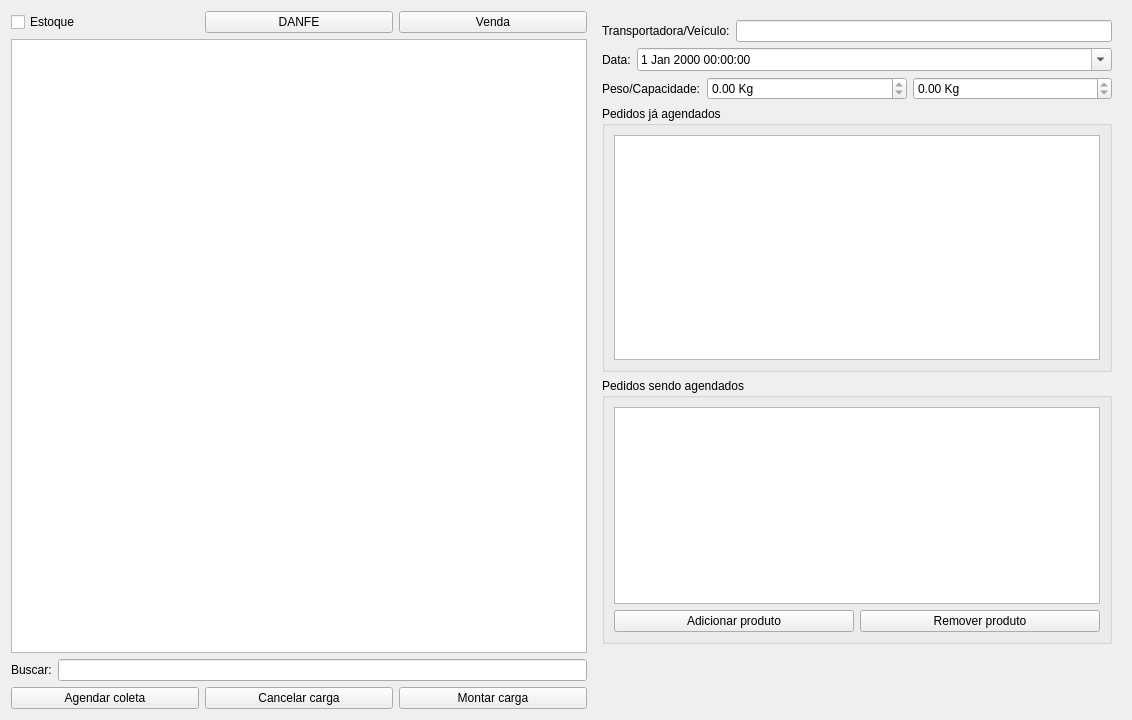
<?xml version="1.0" encoding="UTF-8"?>
<ui version="4.0">
 <class>WidgetLogisticaAgendarColeta</class>
 <widget class="QWidget" name="WidgetLogisticaAgendarColeta">
  <property name="geometry">
   <rect>
    <x>0</x>
    <y>0</y>
    <width>1132</width>
    <height>720</height>
   </rect>
  </property>
  <property name="windowTitle">
   <string>Form</string>
  </property>
  <layout class="QGridLayout" name="gridLayout_5">
   <item row="0" column="0" colspan="2">
    <layout class="QGridLayout" name="gridLayout_2">
     <item row="0" column="0">
      <widget class="QCheckBox" name="checkBoxEstoque">
       <property name="text">
        <string>Estoque</string>
       </property>
      </widget>
     </item>
     <item row="0" column="1">
      <widget class="QPushButton" name="pushButtonDanfe">
       <property name="text">
        <string>DANFE</string>
       </property>
      </widget>
     </item>
     <item row="0" column="2">
      <widget class="QPushButton" name="pushButtonVenda">
       <property name="text">
        <string>Venda</string>
       </property>
      </widget>
     </item>
    </layout>
   </item>
   <item row="0" column="2" rowspan="2">
    <widget class="QFrame" name="frameCaminhao">
     <layout class="QGridLayout" name="gridLayout">
      <item row="0" column="0">
       <layout class="QGridLayout" name="gridLayout_4">
        <item row="0" column="0">
         <widget class="QLabel" name="label">
          <property name="text">
           <string>Transportadora/Veículo:</string>
          </property>
         </widget>
        </item>
        <item row="0" column="1">
         <widget class="ItemBox" name="itemBoxVeiculo"/>
        </item>
       </layout>
      </item>
      <item row="1" column="0">
       <layout class="QGridLayout" name="gridLayout_7">
        <item row="0" column="0">
         <widget class="QLabel" name="label_4">
          <property name="sizePolicy">
           <sizepolicy hsizetype="Maximum" vsizetype="Preferred">
            <horstretch>0</horstretch>
            <verstretch>0</verstretch>
           </sizepolicy>
          </property>
          <property name="text">
           <string>Data:</string>
          </property>
         </widget>
        </item>
        <item row="0" column="1">
         <widget class="QDateTimeEdit" name="dateTimeEdit">
          <property name="calendarPopup">
           <bool>true</bool>
          </property>
         </widget>
        </item>
       </layout>
      </item>
      <item row="2" column="0">
       <layout class="QGridLayout" name="gridLayout_3">
        <item row="0" column="0">
         <widget class="QLabel" name="label_2">
          <property name="sizePolicy">
           <sizepolicy hsizetype="Maximum" vsizetype="Preferred">
            <horstretch>0</horstretch>
            <verstretch>0</verstretch>
           </sizepolicy>
          </property>
          <property name="text">
           <string>Peso/Capacidade:</string>
          </property>
         </widget>
        </item>
        <item row="0" column="1">
         <widget class="QDoubleSpinBox" name="doubleSpinBoxPeso">
          <property name="readOnly">
           <bool>true</bool>
          </property>
          <property name="suffix">
           <string> Kg</string>
          </property>
          <property name="maximum">
           <double>999999.989999999990687</double>
          </property>
         </widget>
        </item>
        <item row="0" column="2">
         <widget class="QDoubleSpinBox" name="doubleSpinBoxCapacidade">
          <property name="readOnly">
           <bool>true</bool>
          </property>
          <property name="suffix">
           <string> Kg</string>
          </property>
          <property name="maximum">
           <double>99999.990000000005239</double>
          </property>
         </widget>
        </item>
       </layout>
      </item>
      <item row="3" column="0">
       <widget class="QGroupBox" name="groupBox">
        <property name="title">
         <string>Pedidos já agendados</string>
        </property>
        <layout class="QGridLayout" name="gridLayout_6">
         <item row="0" column="0">
          <widget class="TableView" name="tableTransp2">
           <property name="palette">
            <palette>
             <active>
              <colorrole role="Highlight">
               <brush brushstyle="SolidPattern">
                <color alpha="255">
                 <red>51</red>
                 <green>153</green>
                 <blue>255</blue>
                </color>
               </brush>
              </colorrole>
             </active>
             <inactive>
              <colorrole role="Highlight">
               <brush brushstyle="SolidPattern">
                <color alpha="255">
                 <red>51</red>
                 <green>153</green>
                 <blue>255</blue>
                </color>
               </brush>
              </colorrole>
             </inactive>
             <disabled>
              <colorrole role="Highlight">
               <brush brushstyle="SolidPattern">
                <color alpha="255">
                 <red>51</red>
                 <green>153</green>
                 <blue>255</blue>
                </color>
               </brush>
              </colorrole>
             </disabled>
            </palette>
           </property>
           <property name="mouseTracking">
            <bool>true</bool>
           </property>
           <property name="styleSheet">
            <string notr="true">QTreeView::item { border: 0.5px ; border-style: solid ; border-color: lightgray ;}</string>
           </property>
           <property name="editTriggers">
            <set>QAbstractItemView::NoEditTriggers</set>
           </property>
           <property name="alternatingRowColors">
            <bool>true</bool>
           </property>
           <property name="selectionBehavior">
            <enum>QAbstractItemView::SelectRows</enum>
           </property>
          </widget>
         </item>
        </layout>
       </widget>
      </item>
      <item row="4" column="0">
       <widget class="QGroupBox" name="groupBox_2">
        <property name="title">
         <string>Pedidos sendo agendados</string>
        </property>
        <layout class="QGridLayout" name="gridLayout_8">
         <item row="1" column="1">
          <widget class="QPushButton" name="pushButtonRemoverProduto">
           <property name="text">
            <string>Remover produto</string>
           </property>
          </widget>
         </item>
         <item row="1" column="0">
          <widget class="QPushButton" name="pushButtonAdicionarProduto">
           <property name="text">
            <string>Adicionar produto</string>
           </property>
          </widget>
         </item>
         <item row="0" column="0" colspan="2">
          <widget class="TableView" name="tableTransp">
           <property name="palette">
            <palette>
             <active>
              <colorrole role="Highlight">
               <brush brushstyle="SolidPattern">
                <color alpha="255">
                 <red>51</red>
                 <green>153</green>
                 <blue>255</blue>
                </color>
               </brush>
              </colorrole>
             </active>
             <inactive>
              <colorrole role="Highlight">
               <brush brushstyle="SolidPattern">
                <color alpha="255">
                 <red>51</red>
                 <green>153</green>
                 <blue>255</blue>
                </color>
               </brush>
              </colorrole>
             </inactive>
             <disabled>
              <colorrole role="Highlight">
               <brush brushstyle="SolidPattern">
                <color alpha="255">
                 <red>51</red>
                 <green>153</green>
                 <blue>255</blue>
                </color>
               </brush>
              </colorrole>
             </disabled>
            </palette>
           </property>
           <property name="mouseTracking">
            <bool>true</bool>
           </property>
           <property name="styleSheet">
            <string notr="true">QTreeView::item { border: 0.5px ; border-style: solid ; border-color: lightgray ;}</string>
           </property>
           <property name="editTriggers">
            <set>QAbstractItemView::NoEditTriggers</set>
           </property>
           <property name="alternatingRowColors">
            <bool>true</bool>
           </property>
           <property name="selectionBehavior">
            <enum>QAbstractItemView::SelectRows</enum>
           </property>
          </widget>
         </item>
        </layout>
       </widget>
      </item>
     </layout>
    </widget>
   </item>
   <item row="1" column="0" colspan="2">
    <widget class="TableView" name="tableEstoque">
     <property name="palette">
      <palette>
       <active>
        <colorrole role="Highlight">
         <brush brushstyle="SolidPattern">
          <color alpha="255">
           <red>51</red>
           <green>153</green>
           <blue>255</blue>
          </color>
         </brush>
        </colorrole>
       </active>
       <inactive>
        <colorrole role="Highlight">
         <brush brushstyle="SolidPattern">
          <color alpha="255">
           <red>51</red>
           <green>153</green>
           <blue>255</blue>
          </color>
         </brush>
        </colorrole>
       </inactive>
       <disabled>
        <colorrole role="Highlight">
         <brush brushstyle="SolidPattern">
          <color alpha="255">
           <red>51</red>
           <green>153</green>
           <blue>255</blue>
          </color>
         </brush>
        </colorrole>
       </disabled>
      </palette>
     </property>
     <property name="mouseTracking">
      <bool>true</bool>
     </property>
     <property name="dragEnabled">
      <bool>true</bool>
     </property>
     <property name="dragDropOverwriteMode">
      <bool>false</bool>
     </property>
     <property name="dragDropMode">
      <enum>QAbstractItemView::DragOnly</enum>
     </property>
     <property name="alternatingRowColors">
      <bool>true</bool>
     </property>
     <property name="selectionMode">
      <enum>QAbstractItemView::MultiSelection</enum>
     </property>
     <property name="selectionBehavior">
      <enum>QAbstractItemView::SelectRows</enum>
     </property>
     <property name="sortingEnabled">
      <bool>true</bool>
     </property>
    </widget>
   </item>
   <item row="2" column="0">
    <widget class="QLabel" name="label_3">
     <property name="text">
      <string>Buscar:</string>
     </property>
    </widget>
   </item>
   <item row="2" column="1">
    <widget class="QLineEdit" name="lineEditBusca"/>
   </item>
   <item row="3" column="0" colspan="2">
    <layout class="QHBoxLayout" name="horizontalLayout">
     <item>
      <widget class="QPushButton" name="pushButtonAgendarColeta">
       <property name="text">
        <string>Agendar coleta</string>
       </property>
      </widget>
     </item>
     <item>
      <widget class="QPushButton" name="pushButtonCancelarCarga">
       <property name="enabled">
        <bool>true</bool>
       </property>
       <property name="text">
        <string>Cancelar carga</string>
       </property>
      </widget>
     </item>
     <item>
      <widget class="QPushButton" name="pushButtonMontarCarga">
       <property name="enabled">
        <bool>true</bool>
       </property>
       <property name="text">
        <string>Montar carga</string>
       </property>
      </widget>
     </item>
    </layout>
   </item>
  </layout>
 </widget>
 <customwidgets>
  <customwidget>
   <class>TableView</class>
   <extends>QTableView</extends>
   <header>src/tableview.h</header>
  </customwidget>
  <customwidget>
   <class>ItemBox</class>
   <extends>QLineEdit</extends>
   <header>src/itembox.h</header>
  </customwidget>
 </customwidgets>
 <resources/>
 <connections/>
</ui>
